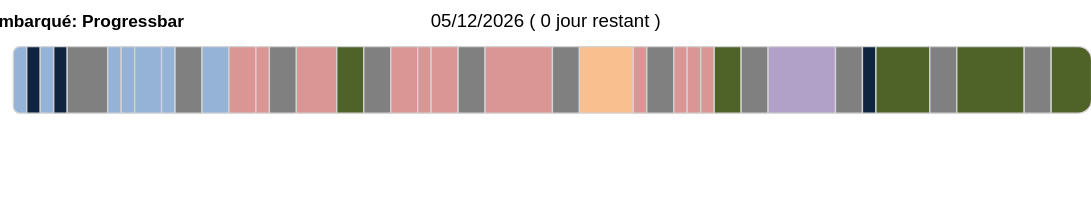

The specification (Vega-Lite) saved for this image:
### Vega specification from a JSON file in a GitHub repository (floating-point values rounded to 4 significant figures)
{"$schema": "https://vega.github.io/schema/vega/v5.json", "width": 800, "height": 130, "padding": 10, "title": {"text": "Formation C/C++ Embarqué: Progressbar"}, "signals": [{"name": "currentDate", "update": "now()"}, {"name": "currentDay", "update": "date(currentDate)"}, {"name": "currentMonth", "update": "month(currentDate)"}, {"name": "currentYear", "update": "year(currentDate)"}, {"name": "today", "update": "utc(currentYear, currentMonth, currentDay)"}, {"name": "startDate", "update": "utc(2022,10,7)"}, {"name": "endDate", "update": "utc(2023,0,25)"}, {"name": "days", "update": "utcSequence('day', startDate, utcOffset('day', endDate))"}, {"name": "module", "update": "data('currentModule')[0]"}, {"name": "daysRemaining", "update": "length(utcSequence('day', today, utcOffset('day',endDate))) - (length(data('joursRepos'))>0?data('joursRepos')[0].total:0)"}], "data": [{"name": "dates", "format": {"parse": {"debut": "utc:%Y-%m-%d", "fin": "utc:%Y-%m-%d"}}, "values": [{"debut": "2022-11-7", "fin": "2022-11-7", "module": "Algorithmie", "code": 9601, "type": "Environnement", "enseignant": "Didier Razon"}, {"debut": "2022-11-8", "fin": "2022-11-8", "module": "Rôle et comportement du consultant", "code": 6480, "type": "Comportement", "enseignant": "Sylvie Deprez"}, {"debut": "2022-11-9", "fin": "2022-11-9", "module": "Algorithmie", "code": 8082, "type": "Environnement", "enseignant": "Didier Razon"}, {"debut": "2022-11-10", "fin": "2022-11-10", "module": "Rôle et comportement du consultant", "code": 3930, "type": "Comportement", "enseignant": "Sylvie Deprez"}, {"debut": "2022-11-11", "fin": "2022-11-13", "module": "Week-end", "code": 0, "type": "Repos", "enseignant": ""}, {"debut": "2022-11-14", "fin": "2022-11-14", "module": "Présentation Linux", "code": 2467, "type": "Environnement", "enseignant": "Steeve Assous"}, {"debut": "2022-11-15", "fin": "2022-11-15", "module": "Commandes Linux", "code": 7591, "type": "Environnement", "enseignant": "Steeve Assous"}, {"debut": "2022-11-16", "fin": "2022-11-17", "module": "Shell Script", "code": 4980, "type": "Environnement", "enseignant": "Steeve Assous"}, {"debut": "2022-11-18", "fin": "2022-11-18", "module": "Administration Linux", "code": 1797, "type": "Environnement", "enseignant": "Marc Brayer"}, {"debut": "2022-11-19", "fin": "2022-11-20", "module": "Week-end", "code": 0, "type": "Repos", "enseignant": ""}, {"debut": "2022-11-21", "fin": "2022-11-22", "module": "Administration Linux", "code": 1797, "type": "Environnement", "enseignant": "Marc Brayer"}, {"debut": "2022-11-23", "fin": "2022-11-24", "module": "GIT", "code": 2190, "type": "Développement", "enseignant": "Steeve Assous"}, {"debut": "2022-11-25", "fin": "2022-11-25", "module": "Programmation C", "code": 9443, "type": "Développement", "enseignant": "Steeve Assous"}, {"debut": "2022-11-26", "fin": "2022-11-27", "module": "Week-end", "code": 0, "type": "Repos", "enseignant": ""}, {"debut": "2022-11-28", "fin": "2022-11-30", "module": "Programmation C", "code": 9443, "type": "Développement", "enseignant": "Steeve Assous"}, {"debut": "2022-12-01", "fin": "2022-12-02", "module": "Projet C", "code": 7509, "type": "Projet", "enseignant": "Steeve Assous"}, {"debut": "2022-12-03", "fin": "2022-12-04", "module": "Week-end", "code": 0, "type": "Repos", "enseignant": ""}, {"debut": "2022-12-05", "fin": "2022-12-06", "module": "Introduction au processus de test dans le développement logiciel", "code": 6096, "type": "Développement", "enseignant": "N/A"}, {"debut": "2022-12-07", "fin": "2022-12-07", "module": "Dev. Open Source", "code": 7468, "type": "Développement", "enseignant": "Steeve Assous"}, {"debut": "2022-12-08", "fin": "2022-12-09", "module": "C Vers C++ 11", "code": 4332, "type": "Développement", "enseignant": "Steeve Assous"}, {"debut": "2022-12-10", "fin": "2022-12-11", "module": "Week-end", "code": 0, "type": "Repos", "enseignant": ""}, {"debut": "2022-12-12", "fin": "2022-12-16", "module": "C Vers C++ 11", "code": 4332, "type": "Développement", "enseignant": "Steeve Assous"}, {"debut": "2022-12-17", "fin": "2022-12-18", "module": "Week-end", "code": 0, "type": "Repos", "enseignant": ""}, {"debut": "2022-12-19", "fin": "2022-12-22", "module": "Temps Réel", "code": 6944, "type": "Temps Réel", "enseignant": "Albert Pais"}, {"debut": "2022-12-23", "fin": "2022-12-23", "module": "C Vers C++ 11", "code": 9142, "type": "Développement", "enseignant": "Steeve Assous"}, {"debut": "2022-12-24", "fin": "2022-12-25", "module": "Week-end", "code": 0, "type": "Repos", "enseignant": ""}, {"debut": "2022-12-26", "fin": "2022-12-26", "module": "C Vers C++ 11", "code": 9142, "type": "Développement", "enseignant": "Steeve Assous"}, {"debut": "2022-12-27", "fin": "2022-12-27", "module": "Sqlite", "code": 5512, "type": "Développement", "enseignant": "Steeve Assous"}, {"debut": "2022-12-28", "fin": "2022-12-28", "module": "Debug", "code": 1202, "type": "Développement", "enseignant": "Steeve Assous"}, {"debut": "2022-12-29", "fin": "2022-12-30", "module": "Projet C++", "code": 1893, "type": "Projet", "enseignant": "Steeve Assous"}, {"debut": "2022-12-31", "fin": "2023-01-01", "module": "Week-end", "code": 0, "type": "Repos", "enseignant": ""}, {"debut": "2023-01-02", "fin": "2023-01-06", "module": "Linux Embarqué", "code": 2688, "type": "Embarqué", "enseignant": "Marc Brayer"}, {"debut": "2023-01-07", "fin": "2023-01-08", "module": "Week-end", "code": 0, "type": "Repos", "enseignant": ""}, {"debut": "2023-01-09", "fin": "2023-01-09", "module": "Présenter ses nouvelles compétences", "code": 3426, "type": "Comportement", "enseignant": "Sylvie Deprez"}, {"debut": "2023-01-10", "fin": "2023-01-13", "module": "Projet Final & Soutenance", "code": 2139, "type": "Projet", "enseignant": "Steeve Assous"}, {"debut": "2023-01-14", "fin": "2023-01-15", "module": "Week-end", "code": 0, "type": "Repos", "enseignant": ""}, {"debut": "2023-01-16", "fin": "2023-01-20", "module": "Projet Final & Soutenance", "code": 2139, "type": "Projet", "enseignant": "Steeve Assous"}, {"debut": "2023-01-21", "fin": "2023-01-22", "module": "Week-end", "code": 0, "type": "Repos", "enseignant": ""}, {"debut": "2023-01-23", "fin": "2023-01-25", "module": "Projet Final & Soutenance", "code": 2139, "type": "Projet", "enseignant": "Steeve Assous"}], "transform": [{"type": "formula", "expr": "time(datum.debut)", "as": "debut"}, {"type": "formula", "expr": "time(datum.fin)", "as": "fin"}]}, {"name": "currentModule", "source": "dates", "transform": [{"type": "filter", "expr": "datum.debut<=today && datum.fin>=today"}]}, {"name": "joursRepos", "source": "dates", "transform": [{"type": "filter", "expr": "datum.type==='Repos' && today <= datum.fin"}, {"type": "formula", "expr": "length(utcSequence('day', (today>datum.debut ? today : datum.debut), utcOffset('day',datum.fin)))", "as": "nb"}, {"type": "aggregate", "fields": ["nb"], "ops": ["sum"], "as": ["total"]}]}], "scales": [{"name": "x", "type": "linear", "domain": {"data": "dates", "fields": ["debut", "fin"]}, "zero": false, "range": "width"}, {"name": "type", "type": "ordinal", "domain": {"data": "dates", "field": "type"}, "range": ["#95b3d7", "#0f243e", "gray", "#da9694", "#4f6228", "#fabf8f", "#b1a0c7"]}], "legends": [{"fill": "type", "direction": "horizontal", "orient": "bottom"}], "marks": [{"type": "rect", "from": {"data": "dates"}, "encode": {"enter": {"yc": {"value": 50}, "height": {"value": 50}, "x": {"field": "debut", "scale": "x"}, "x2": {"signal": "utcOffset('day',datum.fin)", "scale": "x"}, "cornerRadiusTopLeft": [{"test": "datum.debut === startDate", "value": 10}], "cornerRadiusBottomLeft": [{"test": "datum.fin === startDate", "value": 10}], "cornerRadiusTopRight": [{"test": "datum.fin === endDate", "value": 10}], "cornerRadiusBottomRight": [{"test": "datum.fin === endDate", "value": 10}], "stroke": {"value": "lightgray"}, "tooltip": {"signal": "{'module':datum.module, 'type':datum.type, 'code':datum.code, 'enseignant':datum.enseignant, 'début':timeFormat(datum.debut, '%d/%m'), 'fin':timeFormat(datum.fin, '%d/%m')}"}}, "update": {"fill": {"field": "type", "scale": "type"}}, "hover": {"fill": {"value": "greenyellow"}}}}, {"type": "rect", "from": {"data": "currentModule"}, "interactive": false, "encode": {"enter": {"y": {"value": 75}, "height": {"value": 10}, "x": {"signal": "startDate", "scale": "x"}, "x2": {"signal": "today", "scale": "x"}, "cornerRadius": {"value": 10}, "fill": {"value": "yellowGreen"}, "fillOpacity": {"value": 0.7}}}}, {"type": "rect", "from": {"data": "currentModule"}, "interactive": false, "encode": {"enter": {"yc": {"value": 50}, "height": {"value": 70}, "x": {"signal": "today", "scale": "x"}, "x2": {"signal": "utcOffset('day',today)", "scale": "x"}, "cornerRadius": {"value": 10}, "stroke": {"value": "lightgray"}, "fill": {"field": "type", "scale": "type"}}}}, {"type": "text", "encode": {"enter": {"yc": {"value": 10}, "xc": {"signal": "width", "mult": 0.5}, "align": {"value": "center"}, "fontSize": {"value": 14}, "text": {"signal": "timeFormat(today,'%d/%m/%Y')+' ( '+daysRemaining+' jour'+(daysRemaining>1?'s':'')+' restant )'"}}}}, {"type": "text", "encode": {"enter": {"yc": {"value": 100}, "x": {"signal": "width", "mult": 0.5}, "fontSize": {"value": 14}, "fontWeight": {"value": "bold"}, "align": {"value": "right"}, "text": [{"test": "module.type != 'Repos'", "value": ["Code:", "Module:", "Enseignant:"]}, {"value": "Module:"}]}}}, {"type": "text", "encode": {"enter": {"yc": {"value": 100}, "x": {"signal": "width", "mult": 0.5}, "fontSize": {"value": 14}, "align": {"value": "left"}, "text": [{"test": "module.type != 'Repos'", "signal": "[module.code, module.module, module.enseignant]"}, {"signal": "module.module"}]}}}]}
